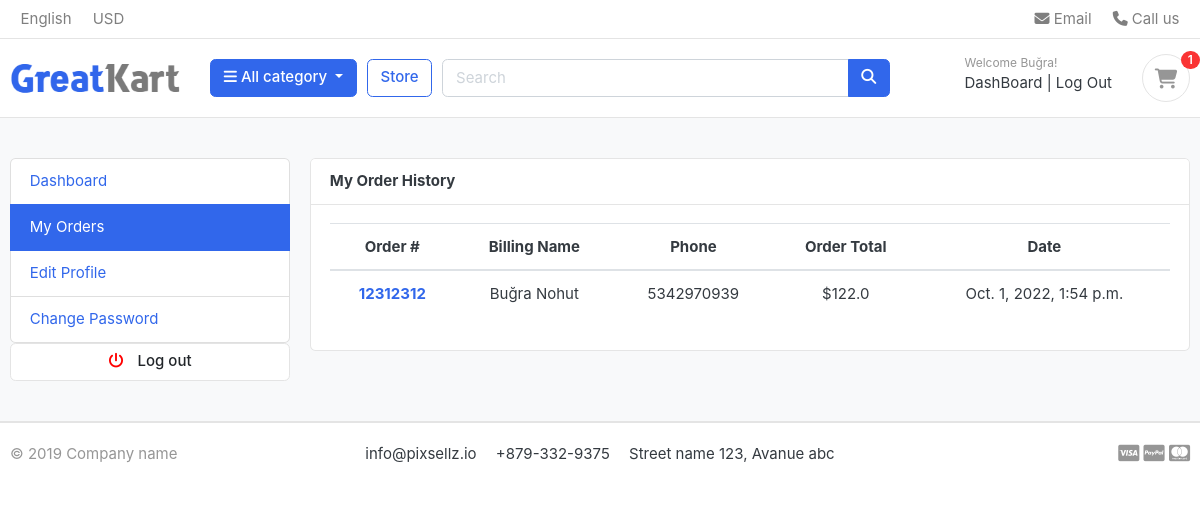
The page /accounts/my_orders/ (signed in) on the database as committed earlier.
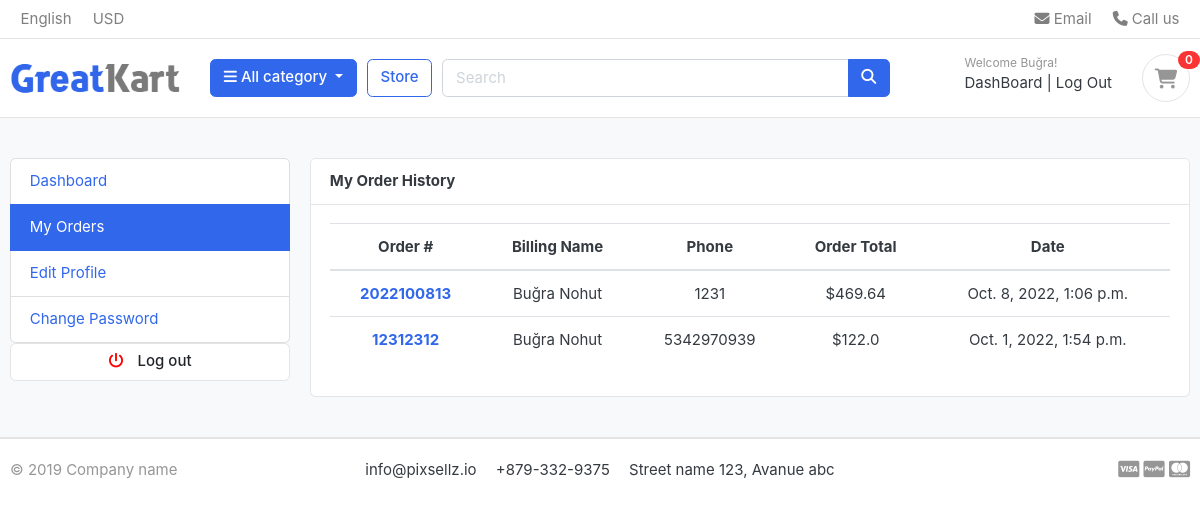
The same page on the database as committed later.
### orders/models.py (models this page shows, shortened)
class Order(models.Model):
    STATUS = {
        ('New', 'New'),
        ('Accepted', 'Accepted'),
        ('Completed', 'Completed'),
        ('Cancelled', 'Cancelled'),
    }
    user = models.ForeignKey(Account, on_delete=models.SET_NULL, null=True)
    payment = models.ForeignKey(Payment, on_delete=models.SET_NULL, null=True, blank=True)
    order_number = models.CharField(max_length=20, null=True)
    first_name = models.CharField(max_length=50)
    last_name = models.CharField(max_length=50)
    phone = models.CharField(max_length=50)
    email = models.EmailField(max_length=50)
    address_line_1 = models.CharField(max_length=50)
    address_line_2 = models.CharField(max_length=50, blank=True)
    country = models.CharField(max_length=25)
    state = models.CharField(max_length=25)
    city = models.CharField(max_length=25)
    order_total = models.FloatField()
    tax = models.FloatField()
    status = models.CharField(max_length=10, choices=STATUS, default='New')
    ip = models.CharField(blank=True, max_length=20)
    order_note = models.CharField(max_length=200, blank=True)
    is_ordered = models.BooleanField(default=False)
    created_at = models.DateTimeField(auto_now_add=True)
    updated_at = models.DateTimeField(auto_now=True)
    def full_name(self):
        return f'{self.first_name} {self.last_name}'

### accounts/views.py (the view)
# urls.py: path('my_orders/', views.my_orders, name="my_orders"),
@login_required(login_url='login')
def my_orders(request):
    orders = Order.objects.filter(user=request.user, is_ordered=True).order_by('-created_at')
    context = {
        'orders': orders
    }
    return render(request, 'accounts/my_orders.html', context)

### carts/context_processors.py (called while the page is built)
def counter(request):
    cart_count = 0
    if 'admin' in request.path:
        return {}
    else:
        try:
            cart = Cart.objects.filter(cart_id=_cart_id(request))
            if request.user.is_authenticated:
                cart_items = CartItem.objects.all().filter(user=request.user)
            else:
                cart_items = CartItem.objects.all().filter(cart=cart[:1])
            for cart_item in cart_items:
                cart_count += cart_item.quantity
        except Cart.DoesNotExist:
            cart_count = 0
    return dict(cart_count=cart_count)

### carts/views.py (called while the page is built)
def _cart_id(request):
    cart = request.session.session_key
    if not cart:
        cart = request.session.create()
    return cart

### category/context_processors.py (called while the page is built)
def menu_links(request):
    links = Category.objects.all()
    return dict(links=links)

### category/models.py (called while the page is built)
    def get_url(self):
        return reverse('products_by_category', args=[self.slug])

### templates/accounts/my_orders.html
{% extends 'base.html' %}
{% load static %}
{% block content %}
<section class="section-conten padding-y bg">
<div class="container">
	<div class="row">
	{% include 'includes/_dashboard_sidebar.html' %}
	<main class="col-md-9">
		<article class="card">
		<header class="card-header">
			<strong class="d-inline-block mr-3">My Order History</strong>
		</header>
		<div class="card-body text-center">
			<div class="row">
				<div class="col-md-12">
					<table class="table table-hover">
					  <thead>
						<tr>
						  <th scope="col">Order #</th>
						  <th scope="col">Billing Name</th>
						  <th scope="col">Phone</th>
						  <th scope="col">Order Total</th>
						  <th scope="col">Date</th>
						</tr>
					  </thead>
					  <tbody>
					  {% for order in orders %}
						<tr>
						  <th scope="row"><a href="{% url 'order_detail' order.order_number %}">{{order.order_number}}</a></th>
						  <td>{{order.full_name}}</td>
						  <td>{{order.phone}}</td>
						  <td>${{order.order_total}}</td>
						  <td>{{order.created_at}}</td>
						</tr>
					  {% endfor %}
					  </tbody>
					</table>
				</div>
			</div>
		</div>
		</article>
	</main>
</div>
</div>
</section>
{% endblock %}

### templates/base.html (shortened to what this page needs)
{% load static %}
<!DOCTYPE HTML>
<html lang="en">
<head>
<link href="{% static 'css/bootstrap.css'%}" rel="stylesheet" type="text/css"/>
<link href="{% static 'fonts/fontawesome/css/all.min.css'%}" type="text/css" rel="stylesheet">
<link href="{% static 'css/ui.css'%}" rel="stylesheet" type="text/css"/>
<link href="{% static 'css/responsive.css'%}" rel="stylesheet" media="only screen and (max-width: 1200px)" />
<link href="{% static 'css/custom.css'%}" rel="stylesheet" type="text/css"/>
</head>
<body>
  <header class="section-header">
  {% include 'includes/_navbar.html' %}
  <section class="header-main border-bottom">
  	<div class="container">
  <div class="row align-items-center">
  	<div class="col-lg-2 col-md-3 col-6">
  		<a href="/" class="brand-wrap">
  			<img class="logo" src="{% static './images/logo.png' %}">
  		</a>
  	</div>
  	<div class="col-lg col-sm col-md col-6 flex-grow-0">
  		<div class="category-wrap dropdown d-inline-block float-right">
  			<button type="button" class="btn btn-primary dropdown-toggle" data-toggle="dropdown">
  				<i class="fa fa-bars"></i> All category
  			</button>
  		</div>
  	</div>
  	<a href="{% url 'store' %}" class="btn btn-outline-primary">Store</a>
  	<div class="col-lg  col-md-6 col-sm-12 col">
  		<form action="{% url 'search' %}" class="search" method="GET">
  			<div class="input-group w-100">
  			    <input type="text" class="form-control" style="width:60%;" placeholder="Search" name="keyword">
  			    <div class="input-group-append">
  			      <button class="btn btn-primary" type="submit">
  			        <i class="fa fa-search"></i>
  			      </button>
  			    </div>
  		    </div>
  		</form>
  	</div>
  	<div class="col-lg-3 col-sm-6 col-8 order-2 order-lg-3">
  				<div class="d-flex justify-content-end mb-3 mb-lg-0">
  					<div class="widget-header">
						{% if user.is_authenticated %}
						<small class="title text-muted">Welcome {{user.first_name | capfirst}}!</small>
						<div>
							<a href="{% url 'dashboard' %}"> DashBoard</a><span class="dark-transp"> | </span>
  							<a href="{% url 'logout' %}">Log Out</a>
  						</div>
						{% else %}
  						<small class="title text-muted">Welcome Guest!</small>
						<div>
  							<a href="{% url 'login' %}">Sign in</a> <span class="dark-transp"> | </span>
  							<a href="{% url 'register' %}"> Register</a>
  						</div>
						{% endif %}
  					</div>
  					<a href="{% url 'cart' %}" class="widget-header pl-3 ml-3">
  						<div class="icon icon-sm rounded-circle border"><i class="fa fa-shopping-cart"></i></div>
  						<span class="badge badge-pill badge-danger notify">{{cart_count}}</span>
  					</a>
  				</div>
  			</div>
  </div>
  	</div>
  </section>
  </header>
{% block content %} {% endblock %}
{% include 'includes/_footer.html' %}

Rows that differ between the two databases and show on the page:
added Order: order_number "2022100813", full_name "Buğra Nohut", phone "1231", order_total "469.64", created_at "Oct. 8, 2022, 1:06 p.m."
Other text that changed with them:
{{ cart_count }}: "1" → "0"
